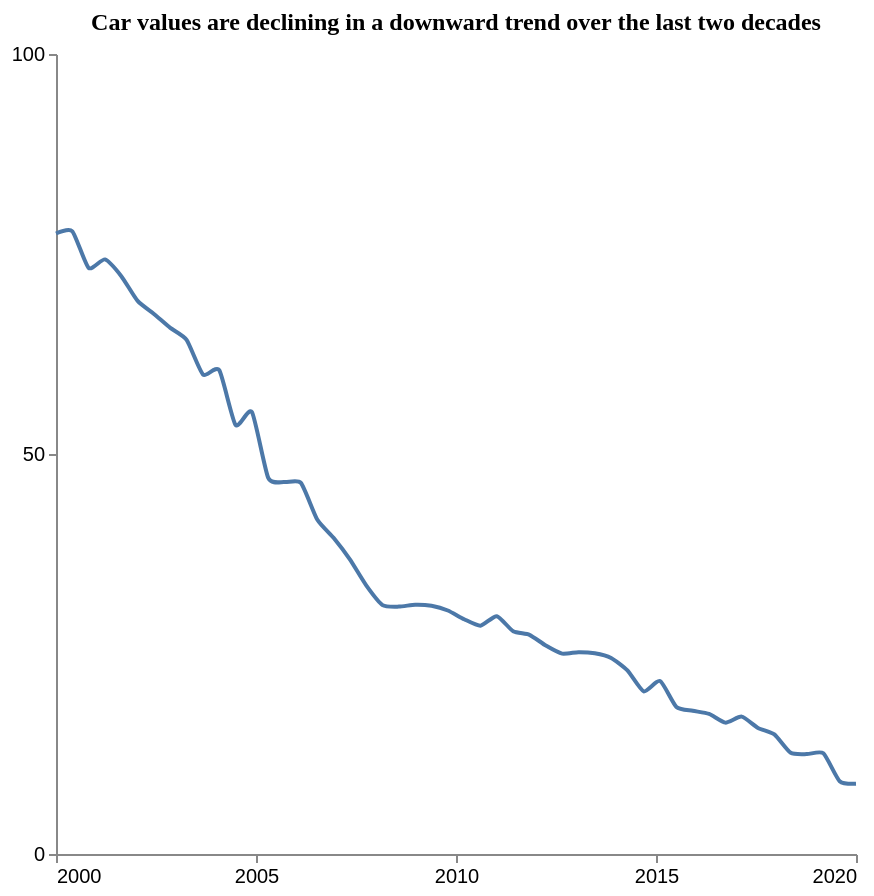

The specification (Vega-Lite) saved for this image:
### Vega-Lite specification from a JSON file in a GitHub repository (floating-point values rounded to 4 significant figures)
{"$schema": "https://vega.github.io/schema/vega-lite/v5.json", "description": "Pattern: Downward", "data": {"values": [{"X": 2000.0, "Y": 77.56}, {"X": 2000.0, "Y": 77.84}, {"X": 2001.0, "Y": 73.26}, {"X": 2001.0, "Y": 74.32}, {"X": 2002.0, "Y": 72.23}, {"X": 2002.0, "Y": 69.14}, {"X": 2002.0, "Y": 67.51}, {"X": 2003.0, "Y": 65.76}, {"X": 2003.0, "Y": 64.25}, {"X": 2004.0, "Y": 59.95}, {"X": 2004.0, "Y": 60.47}, {"X": 2004.0, "Y": 53.62}, {"X": 2005.0, "Y": 55.25}, {"X": 2005.0, "Y": 47.01}, {"X": 2006.0, "Y": 46.49}, {"X": 2006.0, "Y": 46.4}, {"X": 2007.0, "Y": 41.82}, {"X": 2007.0, "Y": 39.53}, {"X": 2007.0, "Y": 36.83}, {"X": 2008.0, "Y": 33.58}, {"X": 2008.0, "Y": 31.12}, {"X": 2009.0, "Y": 30.92}, {"X": 2009.0, "Y": 31.16}, {"X": 2009.0, "Y": 31.03}, {"X": 2010.0, "Y": 30.44}, {"X": 2010.0, "Y": 29.34}, {"X": 2011.0, "Y": 28.54}, {"X": 2011.0, "Y": 29.73}, {"X": 2011.0, "Y": 27.84}, {"X": 2012.0, "Y": 27.4}, {"X": 2012.0, "Y": 26.06}, {"X": 2013.0, "Y": 25.05}, {"X": 2013.0, "Y": 25.23}, {"X": 2013.0, "Y": 25.09}, {"X": 2014.0, "Y": 24.51}, {"X": 2014.0, "Y": 22.95}, {"X": 2015.0, "Y": 20.32}, {"X": 2015.0, "Y": 21.62}, {"X": 2016.0, "Y": 18.39}, {"X": 2016.0, "Y": 17.91}, {"X": 2016.0, "Y": 17.51}, {"X": 2017.0, "Y": 16.42}, {"X": 2017.0, "Y": 17.17}, {"X": 2018.0, "Y": 15.76}, {"X": 2018.0, "Y": 14.96}, {"X": 2018.0, "Y": 12.65}, {"X": 2019.0, "Y": 12.49}, {"X": 2019.0, "Y": 12.59}, {"X": 2020.0, "Y": 9.102}, {"X": 2020.0, "Y": 8.778}]}, "mark": {"type": "line", "interpolate": "cardinal", "tension": 0.4}, "encoding": {"x": {"field": "X", "type": "quantitative", "title": "", "axis": {"grid": false, "format": "d", "values": [2000, 2005, 2010, 2015, 2020], "tickSize": 4}, "scale": {"domain": [2000, 2020]}}, "y": {"field": "Y", "type": "quantitative", "title": "", "axis": {"grid": false, "format": "d", "values": [0, 50, 100], "tickSize": 4, "tickOpacity": 1}, "scale": {"domain": [0, 100]}}}, "title": {"text": "Car values are declining in a downward trend over the last two decades", "anchor": "middle", "font": "Tahoma", "fontSize": 12}, "config": {"lineBreak": "^", "view": {"stroke": null}}, "height": 400, "width": 400, "autosize": "pad"}
